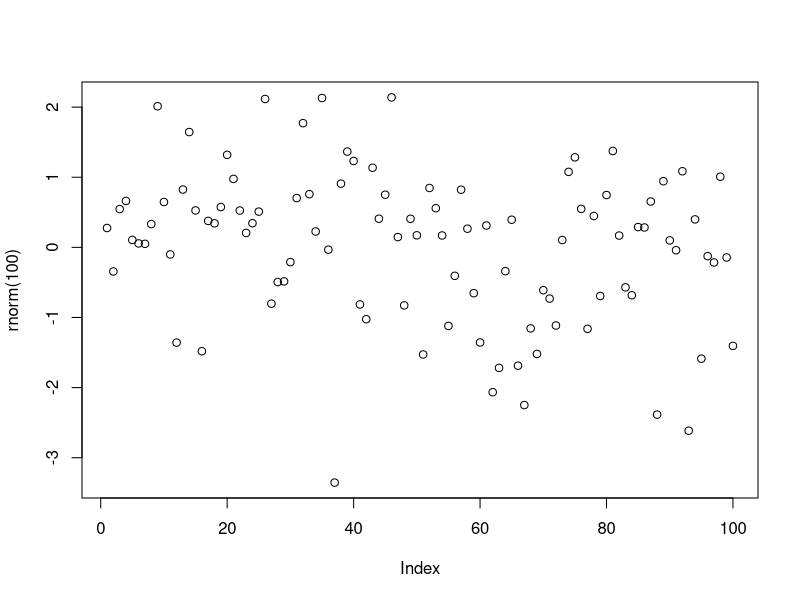

Reproduce this figure in R.
## ---- chunk 1
knitr::opts_chunk$set(echo = TRUE)
## ---- chunk 2
plot(rnorm(100))
## ---- chunk 3

file.show(paste(getwd(),"/RIB.pdf",sep=""), title="some title")

